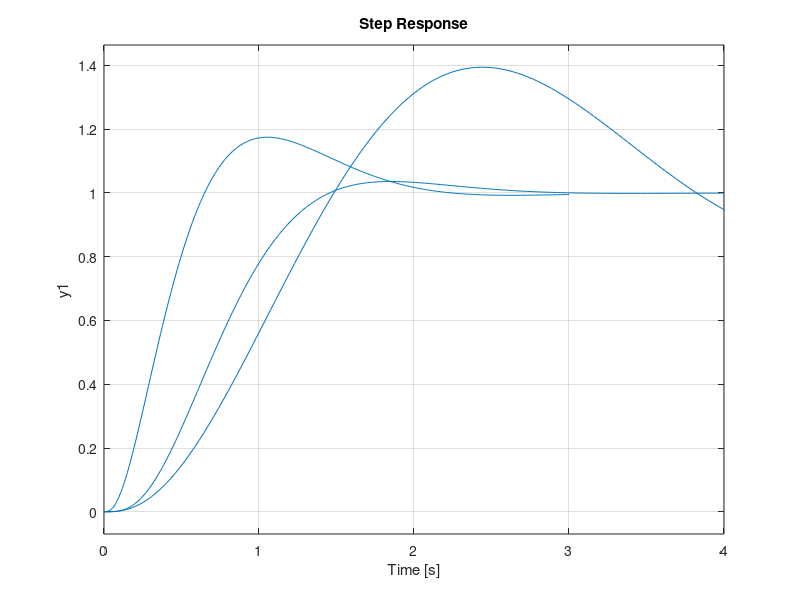

MATLAB code for this plot:

s = tf('s');
K = 2.43;
g = (1*20)/(s*(s+1)*(s+10));
G = (g*((14*(s+2))/(s+28)));
gcl = feedback(g,1,-1);
Gcl = feedback((G*K),1,-1);

step(gcl)
hold on
step(Gcl)
grid on
xlim([0 20])
hold on

pf = 2/(s+2);
step(pf*Gcl)